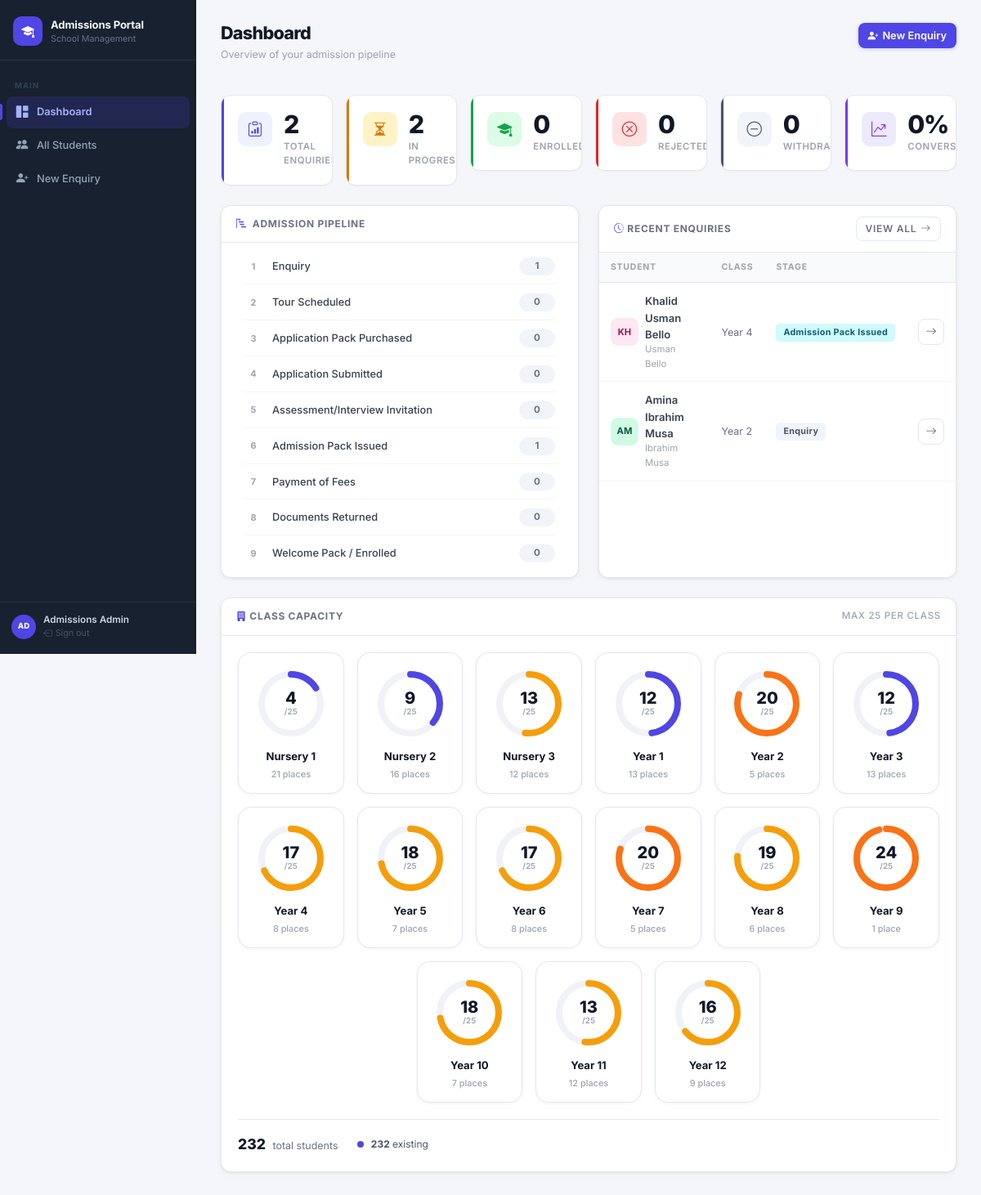
The page / (signed in) on the database its author committed.
### app.py (models this page shows)
class Student(db.Model):
    id = db.Column(db.Integer, primary_key=True)
    child_name = db.Column(db.String(150), nullable=False)
    date_of_birth = db.Column(db.String(20))
    gender = db.Column(db.String(10))
    class_applying = db.Column(db.String(100), nullable=False)
    academic_year = db.Column(db.String(20))
    previous_school = db.Column(db.String(200))
    address = db.Column(db.Text)
    parent_name = db.Column(db.String(150), nullable=False)
    parent_email = db.Column(db.String(150))
    parent_phone = db.Column(db.String(30))
    second_parent_name = db.Column(db.String(150))
    second_parent_phone = db.Column(db.String(30))
    enquiry_date = db.Column(db.String(20), default=lambda: date.today().isoformat())
    stage = db.Column(db.String(80), default='Enquiry')
    notes = db.Column(db.Text)
    stage_histories = db.relationship('StageHistory', backref='student', lazy=True,
                                      cascade='all, delete-orphan',
                                      order_by='StageHistory.changed_at')
    checklist_items = db.relationship('ChecklistItem', backref='student', lazy=True,
                                      cascade='all, delete-orphan')
    activity_notes = db.relationship('ActivityNote', backref='student', lazy=True,
                                     cascade='all, delete-orphan',
                                     order_by='ActivityNote.created_at.desc()')

### app.py (the view)
@app.route('/')
@admin_required
def dashboard():
    stage_counts = {s: Student.query.filter_by(stage=s).count() for s in STAGES}
    total = Student.query.count()
    enrolled = stage_counts.get('Welcome Pack / Enrolled', 0)
    rejected = stage_counts.get('Rejected', 0)
    withdrawn = stage_counts.get('Withdrawn', 0)
    in_progress = total - enrolled - rejected - withdrawn
    recent = Student.query.order_by(Student.id.desc()).limit(5).all()
    conversion = round(enrolled / total * 100) if total > 0 else 0
    active_counts = {s: stage_counts[s] for s in ACTIVE_STAGES}
    max_count = max(active_counts.values()) if active_counts else 1
    newly_enrolled = {row[0]: row[1] for row in db.session.query(
        Student.class_applying, func.count(Student.id)
    ).filter(
        Student.stage == 'Welcome Pack / Enrolled',
        Student.class_applying != None,
        Student.class_applying != ''
    ).group_by(Student.class_applying).all()}
    class_capacity = []
    total_existing = sum(EXISTING_STUDENTS.values())
    total_new_enrolled = 0
    for cls in CLASSES_LIST:
        existing = EXISTING_STUDENTS.get(cls, 0)
        new_in = newly_enrolled.get(cls, 0)
        total_new_enrolled += new_in
        total_in_class = existing + new_in
        pct = min(100, round(total_in_class / CLASS_MAX * 100))
        class_capacity.append({
            'name': cls, 'existing': existing,
            'new': new_in, 'count': total_in_class, 'pct': pct,
        })
    return render_template(
        'dashboard.html',
        stage_counts=stage_counts, total=total, enrolled=enrolled,
        rejected=rejected, in_progress=in_progress, withdrawn=withdrawn,
        recent=recent, stage_colors=STAGE_COLORS, stages=STAGES,
        active_stages=ACTIVE_STAGES, conversion=conversion,
        max_count=max_count or 1, stage_hex=STAGE_HEX, stage_soft=STAGE_SOFT,
        class_capacity=class_capacity, class_max=CLASS_MAX,
        total_existing=total_existing, total_new_enrolled=total_new_enrolled,
    )

### app.py (called while the page is built)
def admin_required(f):
    @wraps(f)
    def decorated(*args, **kwargs):
        if not session.get('admin_auth'):
            return redirect(url_for('admin_login'))
        return f(*args, **kwargs)
    return decorated

### templates/dashboard.html (shortened to what this page needs)
{% extends 'base.html' %}
{% block content %}
<div class="page-hd">
  <div class="page-hd-left">
    <h1>Dashboard</h1>
    <p class="page-sub">Overview of your admission pipeline</p>
  </div>
  <a href="{{ url_for('add_admission') }}" class="btn btn-primary">
    <i class="bi bi-person-plus-fill"></i> New Enquiry
  </a>
</div>
<div class="row g-3 mb-4">
  <div class="col-6 col-md-4 col-xl-2">
    <div class="stat-card sc-indigo">
      <div class="stat-icon-wrap"><i class="bi bi-clipboard-data"></i></div>
      <div>
        <div class="stat-value">{{ total }}</div>
        <div class="stat-label">Total Enquiries</div>
      </div>
    </div>
  </div>
  <div class="col-6 col-md-4 col-xl-2">
    <div class="stat-card sc-amber">
      <div class="stat-icon-wrap"><i class="bi bi-hourglass-split"></i></div>
      <div>
        <div class="stat-value">{{ in_progress }}</div>
        <div class="stat-label">In Progress</div>
      </div>
    </div>
  </div>
  <div class="col-6 col-md-4 col-xl-2">
    <div class="stat-card sc-green">
      <div class="stat-icon-wrap"><i class="bi bi-mortarboard-fill"></i></div>
      <div>
        <div class="stat-value">{{ enrolled }}</div>
        <div class="stat-label">Enrolled</div>
      </div>
    </div>
  </div>
  <div class="col-6 col-md-4 col-xl-2">
    <div class="stat-card sc-red">
      <div class="stat-icon-wrap"><i class="bi bi-x-circle"></i></div>
      <div>
        <div class="stat-value">{{ rejected }}</div>
        <div class="stat-label">Rejected</div>
      </div>
    </div>
  </div>
  <div class="col-6 col-md-4 col-xl-2">
    <div class="stat-card sc-slate">
      <div class="stat-icon-wrap"><i class="bi bi-dash-circle"></i></div>
      <div>
        <div class="stat-value">{{ withdrawn }}</div>
        <div class="stat-label">Withdrawn</div>
      </div>
    </div>
  </div>
  <div class="col-6 col-md-4 col-xl-2">
    <div class="stat-card sc-violet">
      <div class="stat-icon-wrap"><i class="bi bi-graph-up-arrow"></i></div>
      <div>
        <div class="stat-value">{{ conversion }}%</div>
        <div class="stat-label">Conversion</div>
      </div>
    </div>
  </div>
</div>
<div class="row g-4">
  <div class="col-12 col-lg-6">
    <div class="card h-100">
      <div class="card-header">
        <i class="bi bi-bar-chart-steps" style="color:var(--accent);"></i>
        Admission Pipeline
      </div>
      <div class="card-body py-2 px-4">
        <div class="pipeline-list">
          {% for stage in active_stages %}
          {% set count = stage_counts[stage] %}
          {% set pct   = (count / max_count * 100)|int if max_count else 0 %}
          <a href="{{ url_for('admissions', stage=stage) }}" class="pipeline-item">
            <span class="pl-num">{{ loop.index }}</span>
            <span class="pl-name">{{ stage }}</span>
            <span class="pl-count">{{ count }}</span>
          </a>
          {% endfor %}
        </div>
      </div>
    </div>
  </div>
  <div class="col-12 col-lg-6">
    <div class="card h-100">
      <div class="card-header" style="justify-content:space-between;">
        <span><i class="bi bi-clock-history" style="color:var(--accent);"></i> Recent Enquiries</span>
        <a href="{{ url_for('admissions') }}" class="btn btn-sm btn-outline-secondary">
          View all <i class="bi bi-arrow-right"></i>
        </a>
      </div>
      <div class="card-body p-0">
        {% if recent %}
        <table class="table table-hover mb-0">
          <thead class="table-light">
            <tr>
              <th>Student</th>
              <th>Class</th>
              <th>Stage</th>
              <th></th>
            </tr>
          </thead>
          <tbody>
            {% for s in recent %}
            <tr>
              <td>
                <div class="d-flex align-items-center gap-2">
                  <div class="av av-md av-{{ s.id % 8 }}">{{ s.child_name[:2]|upper }}</div>
                  <div>
                    <div style="font-weight:600;font-size:.82rem;">{{ s.child_name }}</div>
                    <div style="font-size:.71rem;color:var(--text-4);">{{ s.parent_name }}</div>
                  </div>
                </div>
              </td>
              <td style="font-size:.78rem;color:var(--text-3);">{{ s.class_applying }}</td>
              <td>
                <span class="stage-badge"
                      style="background:{{ stage_soft[s.stage][0] }};color:{{ stage_soft[s.stage][1] }};">
                  {{ s.stage }}
                </span>
              </td>
              <td>
                <a href="{{ url_for('student_detail', student_id=s.id) }}" class="icon-btn">
                  <i class="bi bi-arrow-right"></i>
                </a>
              </td>
            </tr>
            {% endfor %}
          </tbody>
        </table>
        {% else %}
        <div class="empty-state">
          <i class="bi bi-people ei"></i>
          <p style="font-weight:600;">No enquiries yet</p>
          <p><a href="{{ url_for('add_admission') }}" style="color:var(--accent);">Add the first student</a></p>
        </div>
        {% endif %}
      </div>
    </div>
  </div>
</div>
<div class="row g-4 mt-0">
  <div class="col-12">
    <div class="card">
      <div class="card-header" style="justify-content:space-between;">
        <span>
          <i class="bi bi-building-fill" style="color:var(--accent);"></i>
          Class Capacity
        </span>
        <span style="font-size:.72rem;color:var(--text-4);font-weight:500;">
          Max {{ class_max }} per class
        </span>
      </div>
      <div class="card-body">
        <div class="row g-3 justify-content-center">
          {% for cls in class_capacity %}
          {% if cls.pct >= 100 %}
            {% set ring_col = '#ef4444' %}
            {% set txt_col  = '#b91c1c' %}
            {% set lbl_col  = '#fee2e2' %}
          {% elif cls.pct >= 80 %}
            {% set ring_col = '#f97316' %}
            {% set txt_col  = '#c2410c' %}
            {% set lbl_col  = '#fff7ed' %}
          {% elif cls.pct >= 50 %}
            {% set ring_col = '#f59e0b' %}
            {% set txt_col  = '#92400e' %}
            {% set lbl_col  = '#fffbeb' %}
          {% else %}
            {% set ring_col = '#4f46e5' %}
            {% set txt_col  = '#3730a3' %}
            {% set lbl_col  = '#eef2ff' %}
          {% endif %}
          {% set circ = 226.19 %}
          {% set offset = circ * (1 - cls.pct / 100) %}
          <div class="col-6 col-md-4 col-lg-3 col-xl-2">
            <div style="background:#fff;border:1px solid var(--border);border-radius:16px;
                        padding:18px 12px 14px;text-align:center;
                        box-shadow:0 1px 4px rgba(0,0,0,.05);
                        transition:box-shadow .15s;">
              <div style="position:relative;width:88px;height:88px;margin:0 auto 10px;">
                <svg width="88" height="88" viewBox="0 0 88 88" style="transform:rotate(-90deg);">
                  <circle cx="44" cy="44" r="36"
                          fill="none" stroke="#f0f2f8" stroke-width="8"/>
                  <circle cx="44" cy="44" r="36"
                          fill="none" stroke="{{ ring_col }}" stroke-width="8"
                          stroke-linecap="round"
                          stroke-dasharray="{{ circ }}"
                          stroke-dashoffset="{{ offset }}"/>
                  {% if cls.new > 0 %}
                  {% set new_circ_end = circ * (cls.new / class_max) %}
                  {% set new_offset = circ - new_circ_end %}
                  <circle cx="44" cy="44" r="36"
                          fill="none" stroke="#10b981" stroke-width="8"
                          stroke-linecap="round"
                          stroke-dasharray="{{ new_circ_end }} {{ circ - new_circ_end }}"
                          stroke-dashoffset="{{ circ * (1 - cls.pct / 100) }}"/>
                  {% endif %}
                </svg>
                <div style="position:absolute;inset:0;display:flex;flex-direction:column;
                            align-items:center;justify-content:center;gap:0;">
                  <span style="font-size:1.25rem;font-weight:800;color:#111827;line-height:1;">{{ cls.count }}</span>
                  <span style="font-size:.62rem;color:#9ca3af;font-weight:600;line-height:1.4;">/{{ class_max }}</span>
                </div>
              </div>
              <div style="font-weight:700;font-size:.82rem;color:#111827;margin-bottom:4px;">{{ cls.name }}</div>
              {% set rem = class_max - cls.count %}
              {% if rem <= 0 %}
              <div style="display:inline-block;background:#fee2e2;color:#b91c1c;
                          font-size:.6rem;font-weight:800;padding:2px 8px;
                          border-radius:20px;letter-spacing:.04em;">FULL</div>
              {% else %}
              <div style="font-size:.68rem;color:var(--text-4);font-weight:500;">
                {{ rem }} place{{ 's' if rem != 1 }}
              </div>
              {% endif %}
            </div>
          </div>
          {% endfor %}
        </div>
        <div style="margin-top:20px;padding-top:16px;border-top:1px solid var(--border);
                    display:flex;gap:24px;flex-wrap:wrap;align-items:center;">
          <div style="font-size:.78rem;color:var(--text-3);">
            <span style="font-weight:800;font-size:1.1rem;color:#111827;">{{ total_existing + total_new_enrolled }}</span>
            <span style="margin-left:5px;">total students</span>
          </div>
          <div style="font-size:.75rem;color:#475569;">
            <span style="display:inline-block;width:8px;height:8px;border-radius:50%;background:#4f46e5;margin-right:5px;"></span>
            <strong>{{ total_existing }}</strong> existing
          </div>
        </div>
      </div>
    </div>
  </div>
</div>
{% endblock %}

### rows shown on the page
Student: stage "Enquiry", id "1", child_name "AM", child_name "Amina Ibrahim Musa", parent_name "Ibrahim Musa", class_applying "Year 2"
Student: child_name "KH", child_name "Khalid Usman Bello", parent_name "Usman Bello", class_applying "Year 4", stage "Admission Pack Issued"

### other values the page prints
{{ total }} "2"
{{ in_progress }} "2"
{{ enrolled }} "0"
{{ rejected }} "0"
{{ withdrawn }} "0"
{{ conversion }} "0"
{{ stage }} "Tour Scheduled" "Application Pack Purchased" "Application Submitted" "Assessment/Interview Invitation" "Admission Pack Issued" "Payment of Fees" "Documents Returned" "Welcome Pack / Enrolled"
{{ count }} "0" "0" "0" "0" "1" "0" "0" "0"
{{ class_max }} "25"
{{ cls.count }} "4" "9" "13" "12" "20" "12" "17" "18" "17" "20" "19" "24" "18" "13" "16"
{{ class_max }} "25" "25" "25" "25" "25" "25" "25" "25" "25" "25" "25" "25" "25" "25" "25"
{{ cls.name }} "Nursery 1" "Nursery 2" "Nursery 3" "Year 1" "Year 2" "Year 3" "Year 4" "Year 5" "Year 6" "Year 7" "Year 8" "Year 9" "Year 10" "Year 11" "Year 12"
{{ rem }} "21" "16" "12" "13" "5" "13" "8" "7" "8" "5" "6" "1" "7" "12" "9"
{{ 's' if rem != 1 }} "s" "s" "s" "s" "s" "s" "s" "s" "s" "s" "s" "s" "s" "s"
{{ total_existing + total_new_enrolled }} "232"
